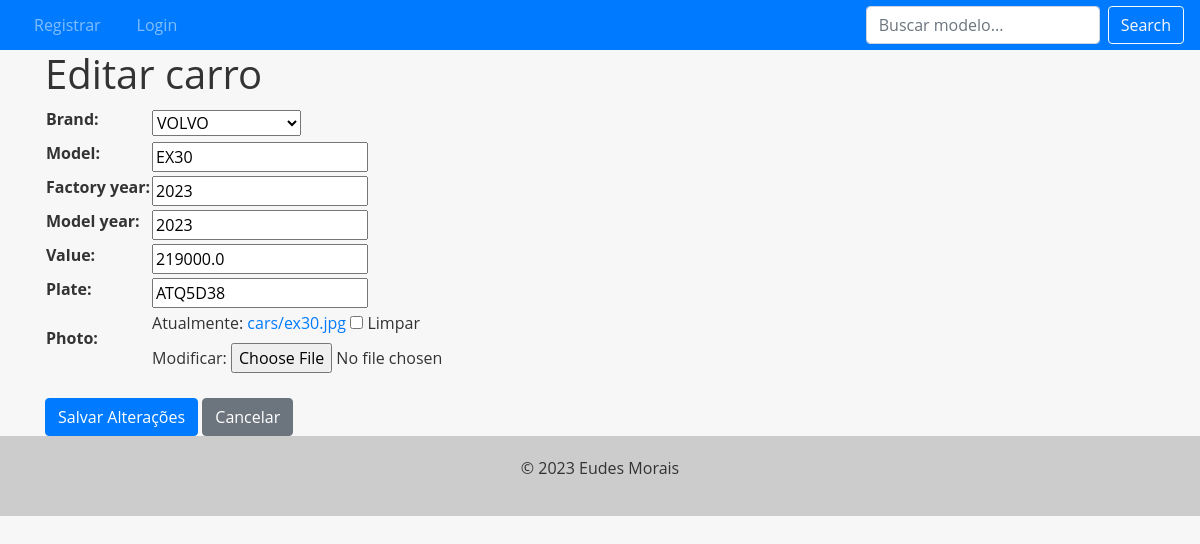
Page /car/2/update/ on the committed database.
### cars/models.py (models this page shows, shortened)
class Car(models.Model):
    id = models.AutoField(primary_key=True)
    brand_id = models.ForeignKey(Brand, on_delete=models.PROTECT, related_name='car_brand')
    model = models.CharField(max_length=200)
    factory_year = models.IntegerField(blank=True, null=True)
    model_year = models.IntegerField(blank=True, null=True)
    value = models.FloatField(blank=True, null=True)
    plate = models.CharField(max_length=10, blank=True, null=True)
    photo = models.ImageField(upload_to='cars/', blank=True, null=True)

### cars/views.py (the view, shortened to what this page needs)
# urls.py: path('car/<int:pk>/update/', CarUpdateView.as_view(), name='car_update'),
class CarUpdateView(UpdateView):
    model = Car
    form_class = CarModelForm
    template_name = 'car_update.html'

### cars/forms.py (shortened to what this page needs)
class CarModelForm(forms.ModelForm):
    class Meta:
        model = Car
        fields = '__all__'
        labels = {'brand_id': 'Brand'}

### cars/models.py (called while the page is built)
    def __str__(self):
        return self.name

### cars/templates/car_update.html (shortened to what this page needs)
{% extends "base.html" %}
{% block content %}
<form method="post" enctype="multipart/form-data">
  <div class="container">
    <h1>Editar carro</h1>
    <table>
      {{ form.as_table }}
    </table>
    <br>
    <div>
      <div class="buttons-container">
        <input class="btn btn-primary" type="submit" value="Salvar Alterações" />
        <a href="{% url 'car_detail' %}" class="btn btn-secondary">Cancelar</a>
      </div>
    </div>
  </div>
</form>
{% endblock %}

### static/css/base.css (style rules this page uses)
body { font-family: "Open Sans", sans-serif; background-color: #f7f7f7; color: #333; margin: 0; padding: 0; }

### rows in the picture
Car: brand_id "VOLVO", model "EX30", factory_year "2023", model_year "2023", value "219000.0", plate "ATQ5D38"
